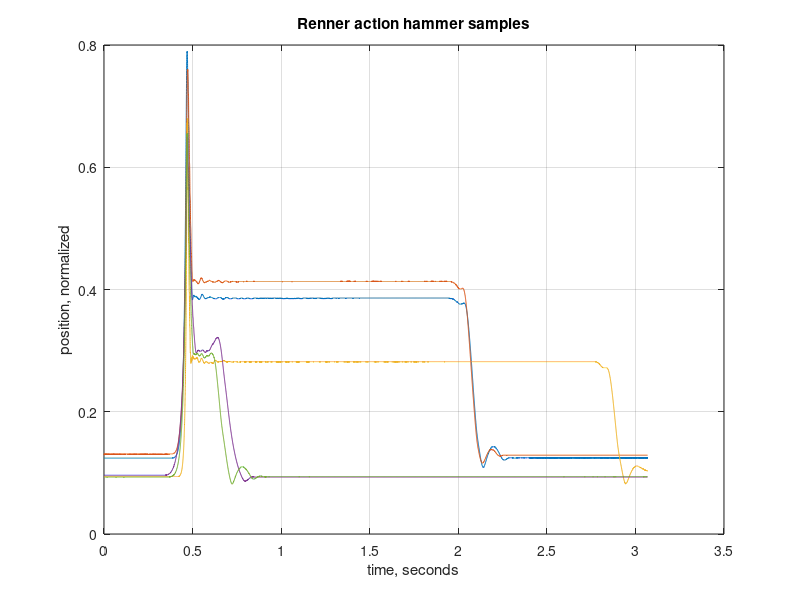
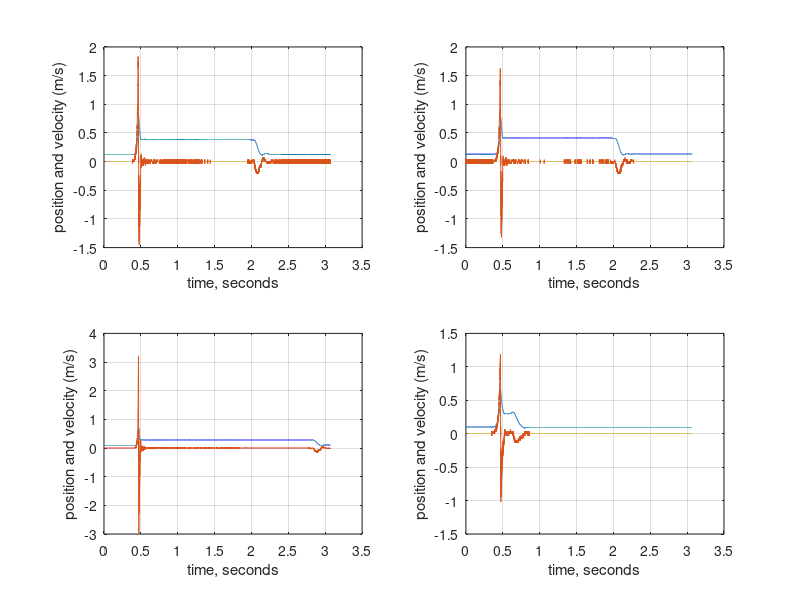

Here is the MATLAB script that generated these plots, in order:
% Gregary C. Zweigle, 2022

% Samples of Renner action hammer motion.
% Keys are in the 4th octave but I don't recall
% exactly which keys were struck to create the data.
% This data was taken about 6 months ago.

% To be specific: these samples are the motion of the hammer
% shank at a point close to the flange.

% Data is normalized to 1.0 as max ADC range.
% Variation in amplitude is due to non-uniform sensor placement.

% ADC is 24-bit but data was heavily post-quantized
% due to a temporary implementation constraint.
% This has been fixed and future data sets can be full 24-bit.

% Data was sampled at 8000 samples per second.

% The following Matlab file demonstrates analysis of 
% position and velocity.  This code was written quickly,
% it can be improved.  Note that the point where hammer
% flies off jack toward string is when the velocity peaks
% and starts to decrease. When the hammer hits the string
% the velocity is zero.

clear;

load samples.txt;
len = size(samples)(1);

sample_rate = 8000;
time = [0:len-1]/sample_rate;

% Back of the envelope velocity computation:

% Digital filter approximating a derivative to compute velocity.
% The filter is [1 -1] convolved with a boxcar filter.
% The boxcar is to remove some noise.
M = 10;
b = [1 zeros(1,M) -1];
D = round(length(b)/2);  % Filter delay in units of samples.

% The shank at the sensor location moves approximately
% 5/16 of an inch when traveling the normalized distance
% (0 to 1 on vertical axis).
% Sensor location velocity:
% (5/16 inch * .0254 inches/meter) = the distance covered in meters.
%
% The hammer head moves approximately 2 inches.
% Hammer location velocity:
% (2 inches * .0254 inches/meter) = the distance covered in meters.
%
% Velocity can be sanity checked by dx/dt with a ruler on the plots.
%
dx = filter(b,[1],samples) * 2 * 0.0254 * sample_rate / (M+2);
% Remove the filter initialization transient.
dx(1:length(b),:) = zeros(length(b),size(dx)(2));

% Plot the hammer positions with respect to time.
figure(1);
plot(time,samples);
title('Renner action hammer samples');
xlabel('time, seconds');
ylabel('position, normalized');
grid;

% Plot the hammer position and an approximation of the velocity
% with respect to time.  Use the delay value (D) to shift the
% velocity curves in time. This removes the filter delay and
% enables comparing hammer position with associated velocity.
figure(2);
subplot(2,2,1);
plot(time,samples(:,1),time(1:end-D),dx(D+1:end,1));
xlabel('time, seconds');
ylabel('position and velocity (m/s)');
grid;
subplot(2,2,2);
plot(time,samples(:,2),time(1:end-D),dx(D+1:end,2));
xlabel('time, seconds');
ylabel('position and velocity (m/s)');
grid;
subplot(2,2,3);
plot(time,samples(:,3),time(1:end-D),dx(D+1:end,3));
xlabel('time, seconds');
ylabel('position and velocity (m/s)');
grid;
subplot(2,2,4);
plot(time,samples(:,4),time(1:end-D),dx(D+1:end,4));
xlabel('time, seconds');
ylabel('position and velocity (m/s)');
grid;